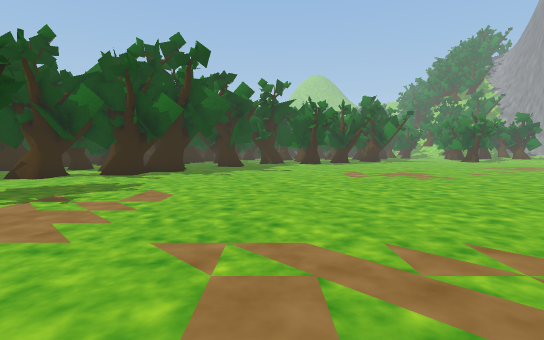
view 1 (above)

24 first-person views from a walk through a 3-D level made in the Unity game engine. The camera is 1.4 m above the floor, tilts 4° down and sees 85° across. The floor is counted in squares, 1.2 m on a side. Each view is taken from the middle of a square. On the plan, view 1 faces up. The plan holds only what a view shows up to about 13 squares ahead; the rest is blank. The place goes on beyond the plan. The player character is not drawn.

view 2
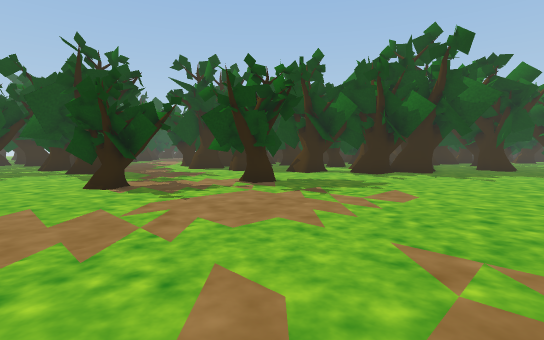

view 3
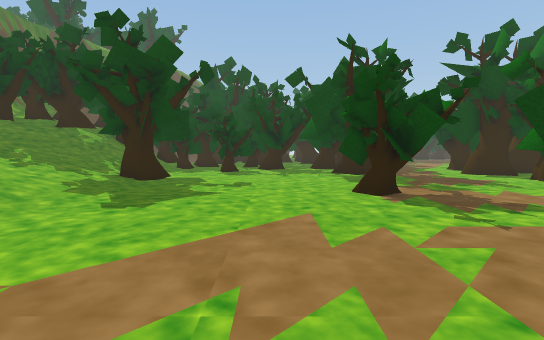

view 4
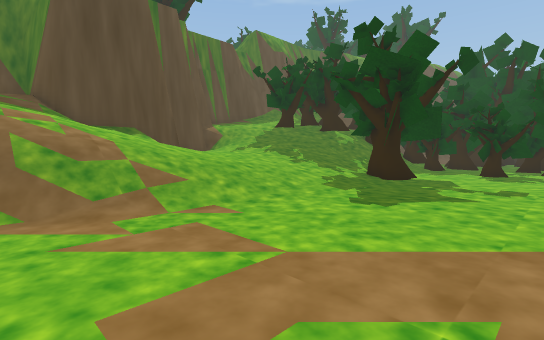

view 5
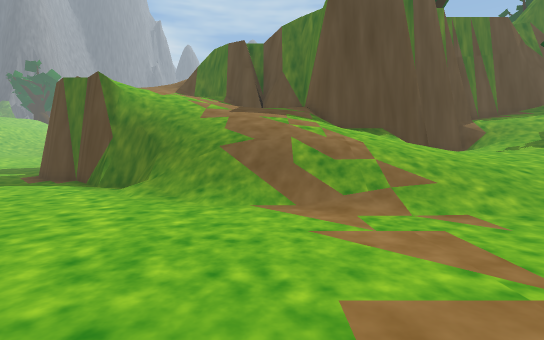

view 6
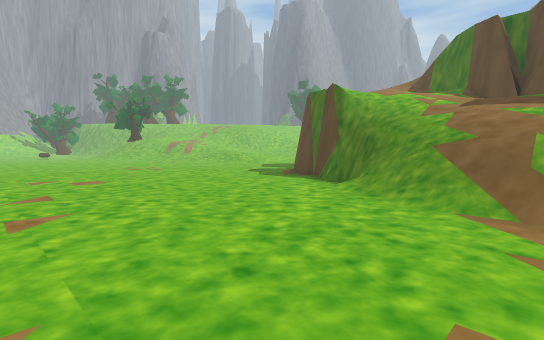

view 7
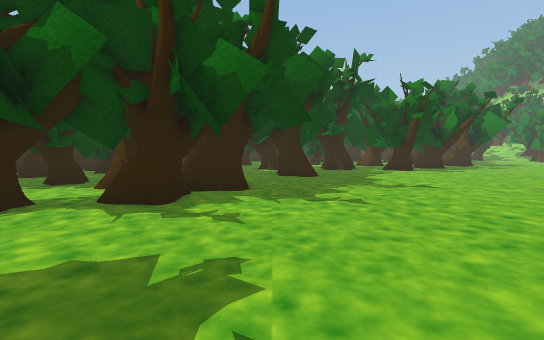

view 8
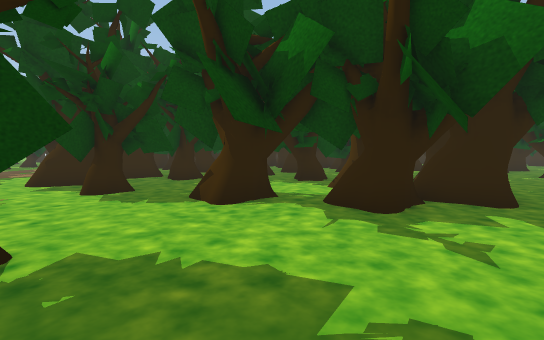

view 9
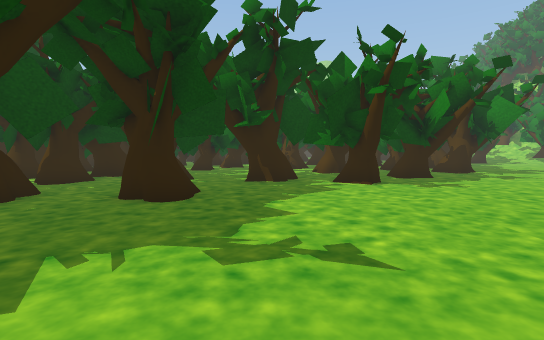

view 10
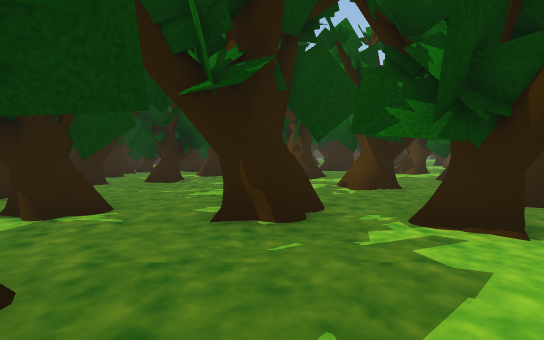

view 11
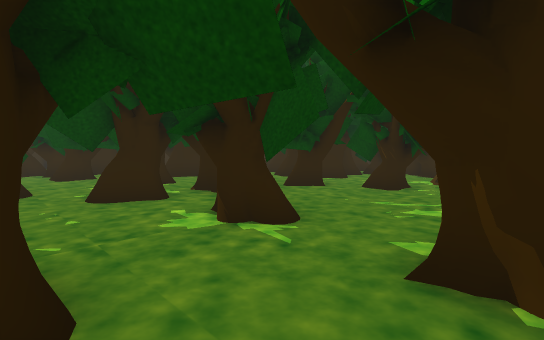

view 12
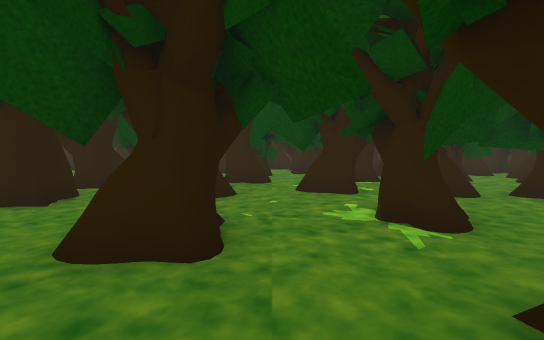

view 13
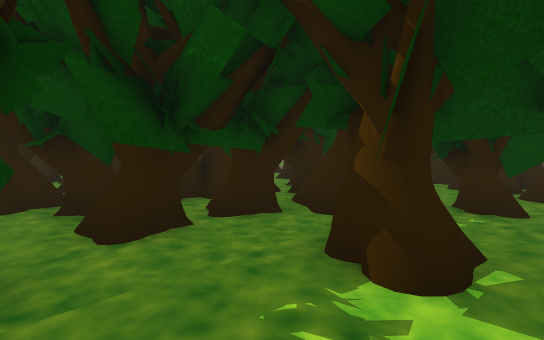

view 14
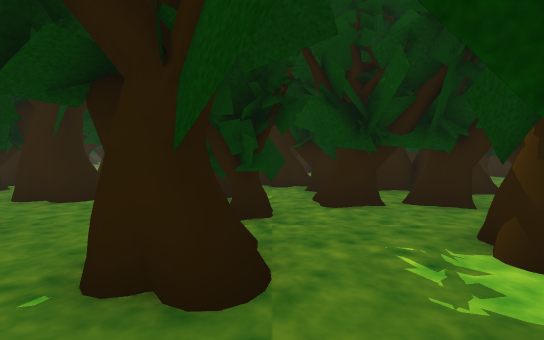

view 15
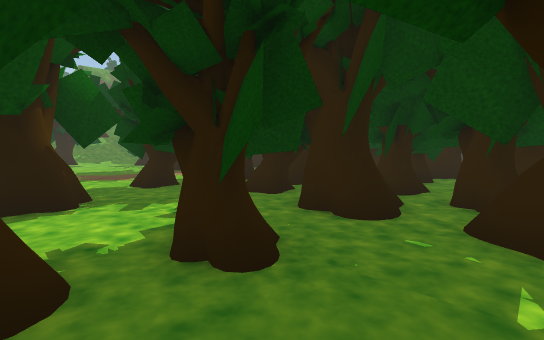

view 16
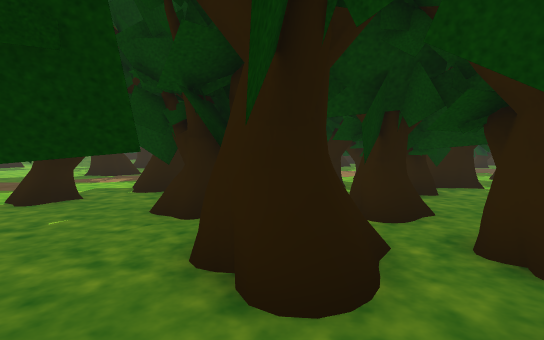

view 17
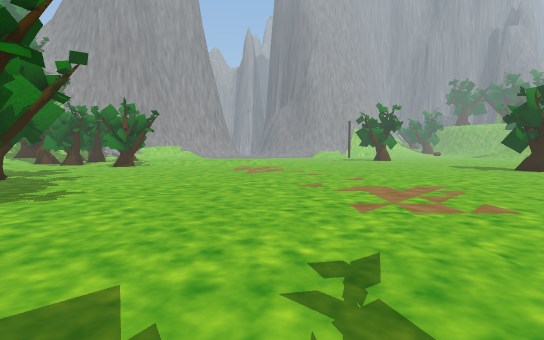

view 18
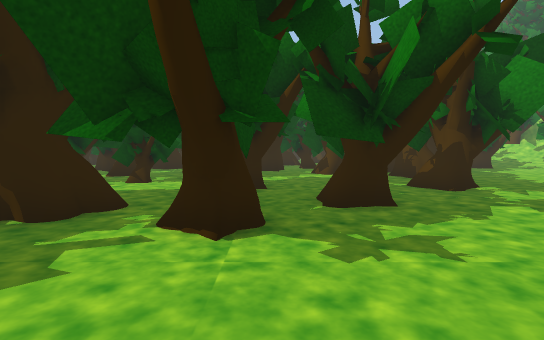

view 19
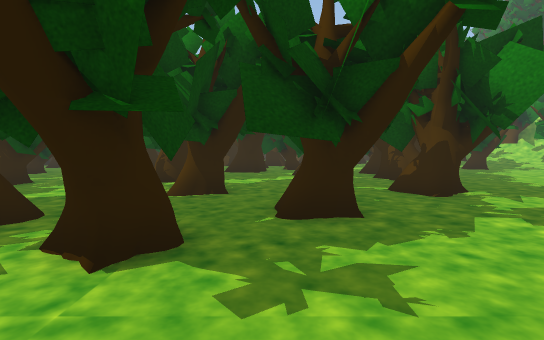

view 20
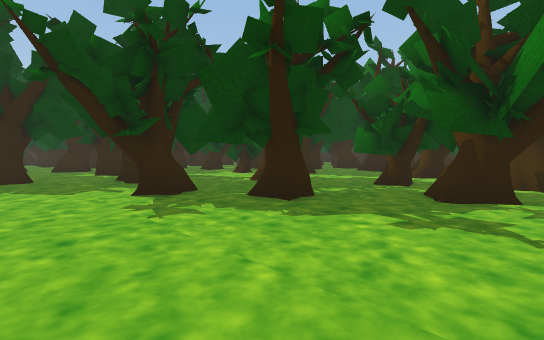

view 21
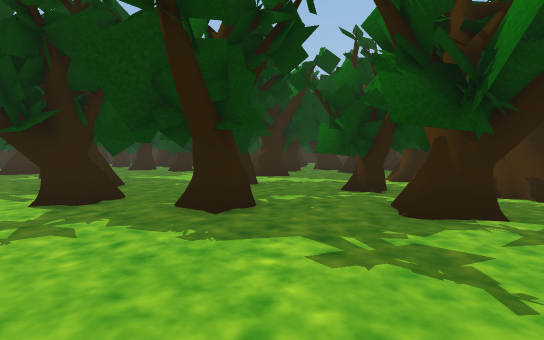

view 22
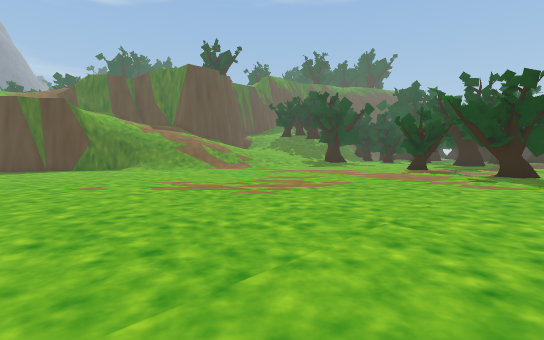

view 23
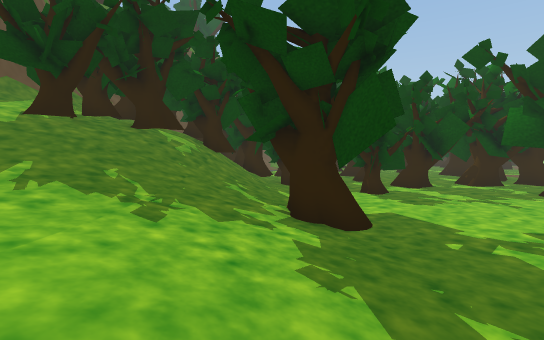

view 24
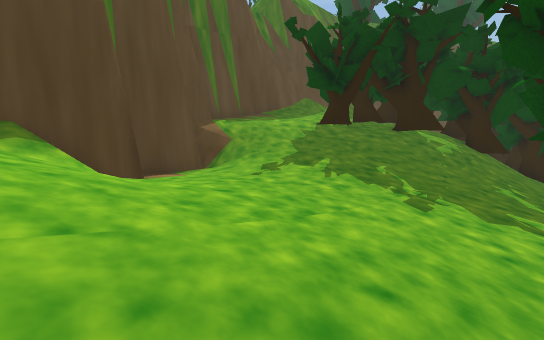

### Floor plan
Key: @ floor where view 1 was taken; # wall or solid block; x gap in a wall; . main floor; : floor 0.5 m higher than the main floor; + floor 1.25 m higher than the main floor; * floor 1.5 m higher than the main floor; % floor 3.5 m higher than the main floor; / step, stairs or slope; = window, fence, low wall or low ledge; v drop or lower ground; T tree; O other object.
Columns run from 19 left of view 1 to 11 right of it. Each row starts with its distance up from view 1.
 32       O TTT T  TTTTOTT....T TTT
 31      OOO TTTT..#T#. TT...T...TT
 30  T      OT T  #TT.TT.....TTT...
 29 TT  OTT  TT TTT.T.TT.TT..TTTTT.
 28 OOOOTTT TTT. T#......TTT..T.TT.
 27 OOO#O TTT#TTTT........TT.T.. T.
 26  O TTTTTTT.TT.T.......T TT.....
 25 TT  T#TTTT.TT.TT..TTT..TTTT....
 24 TT  TTTT.T.TT.TTT.TT..TTT#.....
 23 TT TT#TT...TT.......TTT........
 22  TTT ##T.T............T........
 21  TT  TTTTTT.T..T#T.............
 20  T T TT.TT.TTT..TT.............
 19  TTTTT....  #T...T.............
 18 T #TTT..TxT  ..................
 17 #TTT#TTTT.TT.TT................
 16 OT# TT.TT.TTTTT................
 15  ###T......  T.................
 14 TTTTT......TTT.................
 13 T TTTT...TT.T..................
 12   TT. TTTTT....................
 11  OT#TTT........................
 10 O.TT..T........................
  9 ...T.......T...................
  8    ........T ..................
  7    .......TTT..................
  6    .......TT................ ..
  5    T........................
  4 T. TT....T..................
  3 TTT......TT.................
  2  T......TT..................
  1 T...........................
  0 TT.................@........
 -1 TT.............................
 -2  TT............................
 -3  TT............................
 -4    ..TT........................
 -5 O.  T#T.///...................
 -6 /////T://////////............
 -7 ////////////////////........
 -8 TT////////////////////.....
 -9 TTT///////++////////===...
-10 OTT//////++*//////////##...
-11  TTTTT///*++///////////v##..
-12 OTT T/////+####//////////v#..
-13 O TTT///=###vvv#/%%////   v#.
-14 = //////##vv   ##  ///
-15  ########v     v###/
-16      vvvv        v##

Where each view was taken, in squares from view 1:
view 1: 0 up, 0 right, facing up
view 2: 0 up, 0 right, facing up-left
view 3: 0 up, 2 left, facing left
view 4: 0 up, 2 left, facing down-left
view 5: 0 up, 2 left, facing down
view 6: 0 up, 3 left, facing down-right
view 7: 7 up, 4 left, facing up
view 8: 8 up, 4 left, facing up-left
view 9: 13 up, 0 right, facing up
view 10: 19 up, 0 right, facing up
view 11: 21 up, 0 right, facing up-left
view 12: 22 up, 1 right, facing left
view 13: 22 up, 9 left, facing up-left
view 14: 22 up, 7 left, facing left
view 15: 20 up, 9 left, facing down-left
view 16: 19 up, 12 left, facing down-left
view 17: 17 up, 2 left, facing right
view 18: 19 up, 4 right, facing up
view 19: 20 up, 5 right, facing up
view 20: 20 up, 11 right, facing up-left
view 21: 22 up, 11 right, facing up-left
view 22: 9 up, 8 right, facing down-left
view 23: 6 down, 7 left, facing left
view 24: 6 down, 6 left, facing down-left
